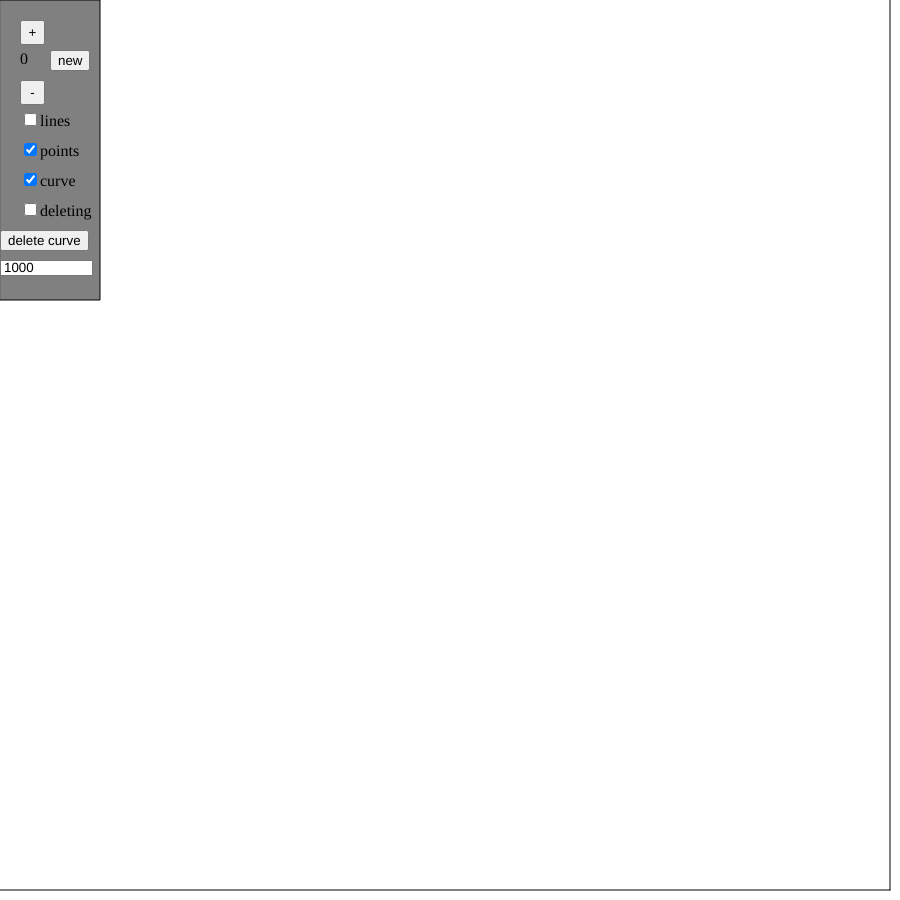
Frame 1 (no input)
Frame 60 (no input): identical to frame 1, image omitted
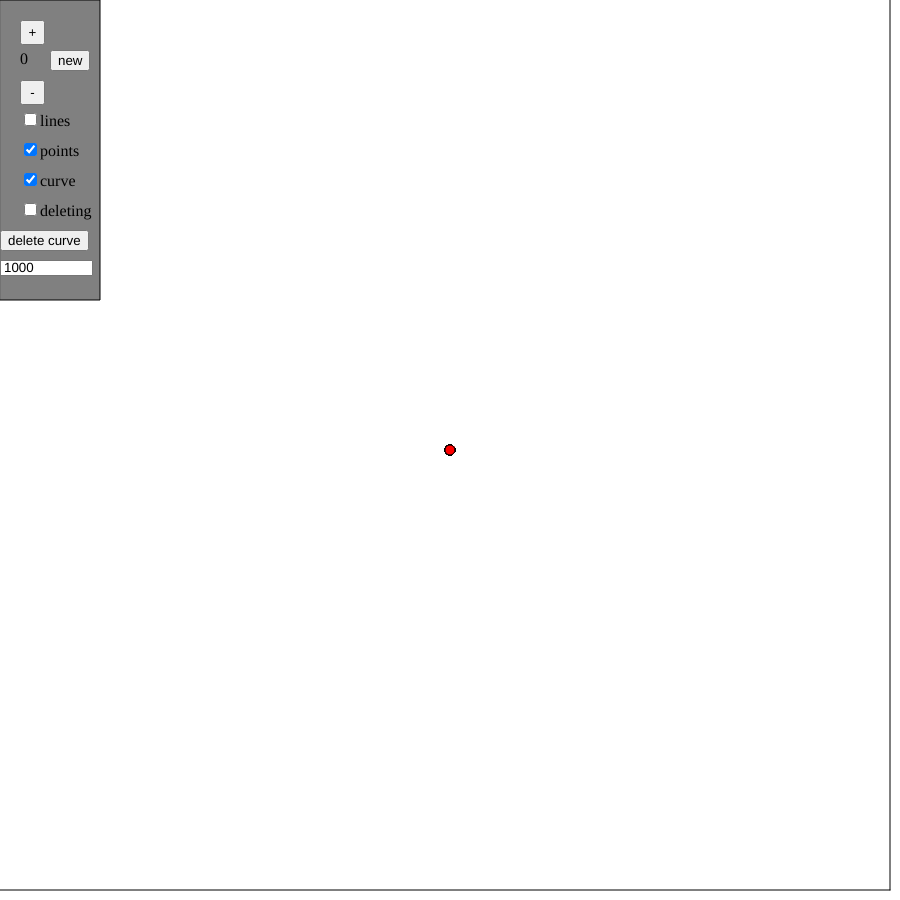
Frame 120 (the mouse pressed at the canvas centre since frame 60)

The p5.js sketch that drew these frames (run headless with seeded random() and noise() and a simulated clock; from frame 60 on, the mouse is pressed at the canvas centre):

// p5.js sketch
// ── sketch.js
let buttonPlus;
let buttonLess;
let currentCurve = -1;
let currentCurveDiv;
let numCurves = 0;
let newButton;
let deleteCurveButton;

//buttons to create and choose between curves

let pointsBox;
let printPoints = true;

let lines;
let printLines = false;

let bCurve;
let printCurve = true;

let deletingCheckbox;
let deleting = false;

let points = [];

let clickedLastDraw = false;

let mousePressedLastDraw = false;

let draging = false;
let currentPoint;

let numAv = 1000;
let inputAval;

function setup() {
    createCanvas(900,900);
    background(255,255,255);
  
    buttonPlus = createButton('+');
    buttonPlus.position(20,20);
    buttonPlus.size(25,25);
  
    buttonLess = createButton('-');
    buttonLess.size(25,25);
    buttonLess.position(20,80);
    
    buttonPlus.mousePressed(plusPressed);
    buttonLess.mousePressed(lessPressed);
    
    newButton = createButton('new');
    newButton.mousePressed(newPressed);
    newButton.position(50,50);
  
    deleteCurveButton = createButton('delete curve');
    deleteCurveButton.mousePressed(deletePressed);
    deleteCurveButton.position(0,230);
  
    lines = createCheckbox('lines', false);
    lines.changed(linesCheckBoxEvent);
    lines.position(20,110);
    
    pointsBox = createCheckbox('points',true);
    pointsBox.changed(pointsCheckboxEvent);
    pointsBox.position(20,140);

    bCurve = createCheckbox('curve', true);
    bCurve.changed(curveCheckboxEvent);
    bCurve.position(20,170);
      
    deletingCheckbox = createCheckbox('deleting',false);
    deletingCheckbox.changed(deletingCheckboxEvent);
    deletingCheckbox.position(20,200);
  
    currentCurveDiv = createDiv('nop');
    currentCurveDiv.position = (20,50);
  
    inputAval = createInput('1000');
    inputAval.input(inputEvent);
    inputAval.position(0,260);
    inputAval.size(85,AUTO);

    line(890,0,890,890);
    line(890,890,0,890);
    fill(128,128,128);
    rect(0, 0, 100, 300);
    
    newPressed();
    
}

function inputEvent() {
    numAv = this.value();
    //console.log(numAv);
    clickedLastDraw = true;
}

function linesCheckBoxEvent(){
    printLines = !printLines;
    clickedLastDraw = true;
}

function pointsCheckboxEvent(){
    printPoints = !printPoints;
    clickedLastDraw = true;
}

function curveCheckboxEvent(){
    printCurve = !printCurve;
    clickedLastDraw = true;
}

function deletingCheckboxEvent(){
    deleting = !deleting;
}

function deletePressed(){
    if(numCurves > 0){
        points.splice(currentCurve,1);
        numCurves--;
        clickedLastDraw = true;
        if(currentCurve == numCurves){
            currentCurve--;
            currentCurveDiv.remove();
            if(currentCurve<0){
                currentCurveDiv = createDiv('nop');
            }else{
                currentCurveDiv = createDiv(currentCurve);
            }
            currentCurveDiv.position(20,50);
        }
    }
}

function plusPressed(){
    if(currentCurve < numCurves-1){
        currentCurve++;
        currentCurveDiv.remove();
        currentCurveDiv = createDiv(currentCurve);
        currentCurveDiv.position(20,50);
    }
}
function lessPressed(){
    if(currentCurve != 0){
        currentCurve--;
        currentCurveDiv.remove();
        currentCurveDiv = createDiv(currentCurve);
        currentCurveDiv.position(20,50);
    }
}

function newPressed(){
    currentCurve = numCurves;
    numCurves++;
    currentCurveDiv.remove();
    currentCurveDiv = createDiv(currentCurve);
    currentCurveDiv.position(20,50);
    append(points,[]);
}

function mouseReleased() {
    mousePressedLastDraw = false;
    draging = false;
    //console.log('released');
}

function castanhaDoPara(points){
  let curve = [];
  var x = 0;
  var inv = 1/numAv;
  let aux = [];
  for(let i = 0; i <= numAv; i++){
    x  = i*inv;
    for(let j = 0; j < points.length; j++){
      for(let k = 0; k < points.length - j; k++){
        if(j == 0){
          
          aux[k] = createVector(points[k].x, points[k].y);
        }
        else{
         aux[k].x = aux[k].x*(1-x) + aux[k+1].x*x;
         aux[k].y = aux[k].y*(1-x) + aux[k+1].y*x;
        }
      }
    }
    curve[i] = createVector(aux[0].x, aux[0].y);
  }
  return curve;
}

function drawCurve(curve){
    for(let i = 0; i < curve.length - 1; i++){
       line(curve[i].x, curve[i].y, curve[i+1].x, curve[i+1].y);
    }
}

function draw() {
    if(clickedLastDraw){
        background(255,255,255);
        clickedLastDraw = false;

        line(890,0,890,890);
        line(890,890,0,890);
        
        fill(128,128,128);
        rect(0, 0, 100, 300);
    }
  
    if(mouseIsPressed && (mouseX < 890 && mouseY < 890 && mouseX > 0 && mouseY > 0 ) && !(mouseX <100 && mouseY < 300) && (!mousePressedLastDraw||draging) && numCurves>0){
        mousePressedLastDraw = true;
        if(!deleting){
            if(!draging){
                for(var i = 0; i < points[currentCurve].length;i++){
                    if(7 >sqrt((mouseX-points[currentCurve][i].x)*(mouseX-points[currentCurve][i].x) + (mouseY-points[currentCurve][i].y)*(mouseY-points[currentCurve][i].y))){
                        draging = true;
                        currentPoint = i;
                    }
                }
            }
            if(draging){
                points[currentCurve][currentPoint].x = mouseX;
                points[currentCurve][currentPoint].y = mouseY;
            }else{
                var p1 = createVector(mouseX,mouseY);
                if(numCurves > 0){
                    fill(255,0,0);
                    circle(mouseX,mouseY,10);
                    append(points[currentCurve],p1);
                }
                //console.log(points[currentCurve].length);
            }
        }else{
            for(var i = 0; i < points[currentCurve].length;i++){
                if(7 >sqrt((mouseX-points[currentCurve][i].x)*(mouseX-points[currentCurve][i].x) + (mouseY-points[currentCurve][i].y)*(mouseY-points[currentCurve][i].y))){
                    points[currentCurve].splice(i,1);
                }
            }
        }
        clickedLastDraw = true;
    }
  
    for(var i = 0;i < points.length;i++){
        if(printCurve){
          if(points[i].length >= 3){
                drawCurve(castanhaDoPara(points[i]));
            }
        }
        for(var j = 0;j < points[i].length;j++){
            var x = points[i][j].x;
            var y = points[i][j].y;
            if(currentCurve == i){
                   fill(255,0,0);
               }else{
                   fill(0,0,0);
               }
            if(printPoints){
                circle(x,y,10);
            }
            if(printLines){
                  if(points[i].length-1 > j){
                      stroke(0,255,0);
                      line(points[i][j].x,points[i][j].y,points[i][j+1].x,points[i][j+1].y);
                      stroke(0);
                   }
            }
        }
    }
}
